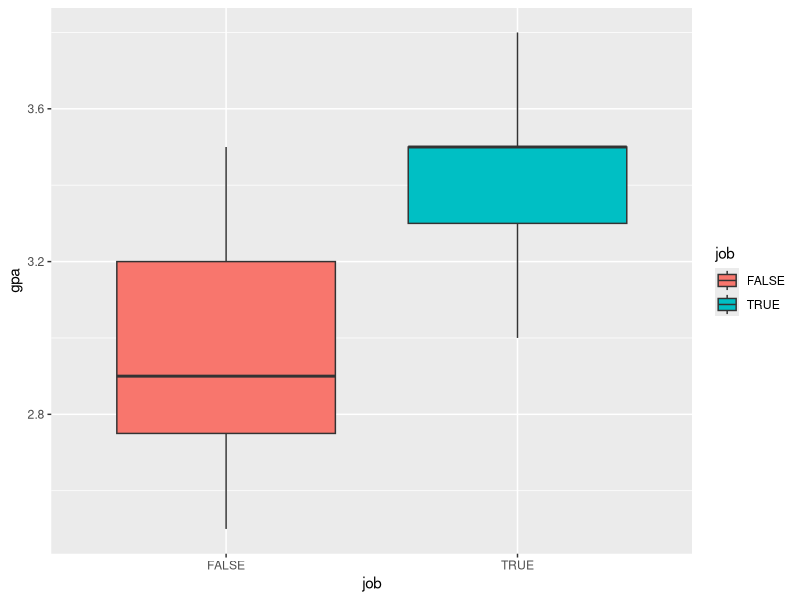
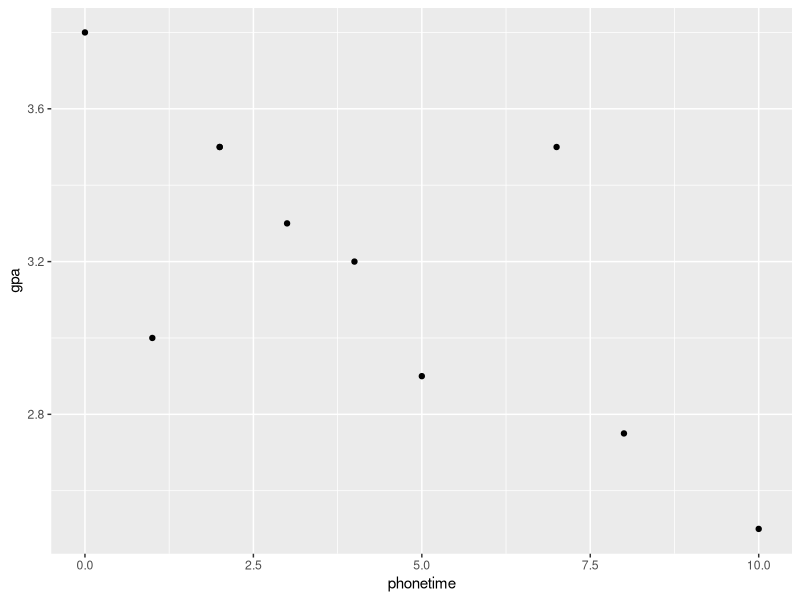
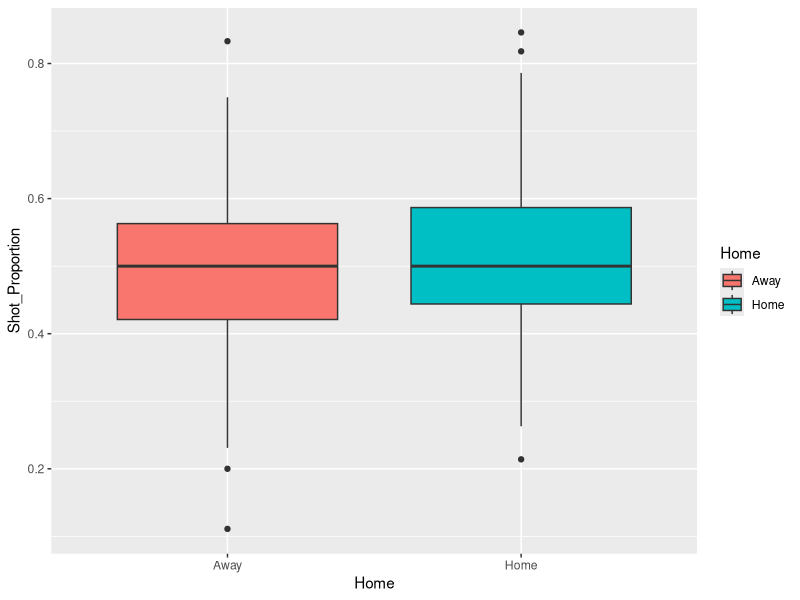
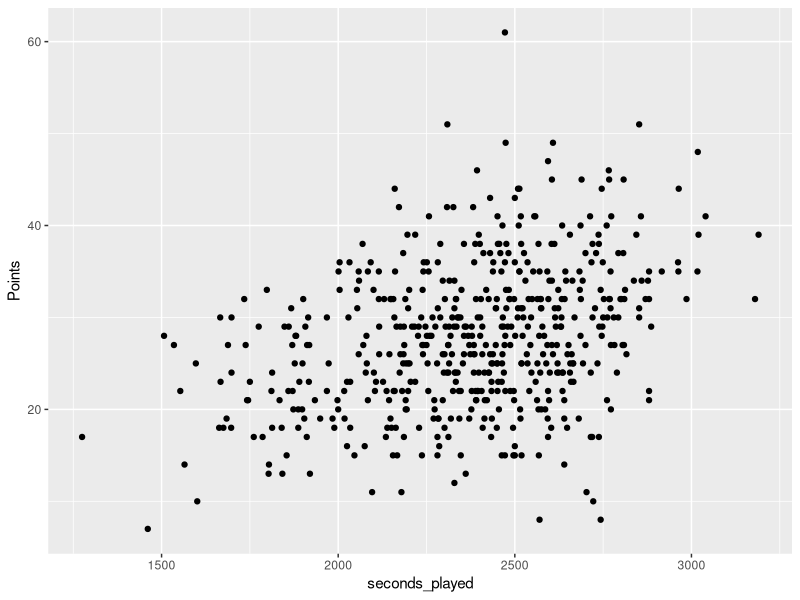

The R script that drew these images, in order:
## ---- chunk 1
knitr::opts_chunk$set(echo = TRUE)

#  Before you start, load the tidyverse.  
library(tidyverse)


## ---- chunk 2
# Write lines of R code to do the following tasks.
# Include comments describing what you are doing.

# First, create the five vectors below:
ID <-seq(1:10)
year<-c("soph","Jr", "Sr", "Sr", "Jr", "Soph", "Soph", "Sr", "Jr", "Sr")
phonetime<-c(8, 2, 4, 7, 2, 1, 10, 3, 5, NA)
gpa<-c(2.75, 3.5, 3.2, 3.5, 3.5, 3, 2.5, 3.3, 2.9, 3.8)
job<-c(FALSE, TRUE, FALSE, TRUE, FALSE, TRUE, FALSE, TRUE, FALSE, TRUE)


# Create the Students data frame next:
students<-data.frame(ID,year,phonetime,gpa,job)


# Use an R function to remove the five vectors from the global environment
remove(ID,year,phonetime,gpa,job)

# Print the data frame, by typing Students. You should see a 'tibble' of the data file.
students

## ---- chunk 3
# mean 
mean(students$gpa)
mean(students$phonetime)
# median
median(students$gpa)
median(students$phonetime)
## we get NA for mean and median of phonetime, replace NA with 0
students[is.na(students)]<-0
students
## repeat mean and median calculation above

## ---- chunk 4

table(students$year)


## ---- chunk 5

table(students$job)
## Among 10 students, there are 5 students who have job
## proportion = 5/10 = 50%

## ---- chunk 6

# load ggplot2
library(ggplot2)

#  Use ggplot to make a boxplot of gpa by job.  
#  Include fill=job inside geom_boxplot() so the boxplots are different colors.
ggplot(data=students,
       mapping=aes(x=job, y=gpa,fill=job))+
  geom_boxplot()

## ---- chunk 7
# Use ggplot to make a scatterplot of gpa by phonetime.
ggplot(data=students,
       mapping=aes(x=phonetime,y=gpa))+
  geom_point()

## ---- chunk 8

## load readr and save csv file as data1
library(readr)
data1 <- read_csv("Lebron James.csv")
View(data1)

## save it as a tibble
tibble(data1)

## print first 10 rows 
head(data1,10)
## or
print(data1[1:10])


## ---- chunk 9

## 5 number summary using aggregate()
diff_min<-aggregate(data1$Shot_Proportion,list(HOME=data1$Home),fivenum)

#or
home<-subset(data1,data1$Home=="Home")
away<-subset(data1,data1$Home=="Away")
fivenum(home$Shot_Proportion)
fivenum(away$Shot_Proportion)

## draw a side-by-side ox plot
ggplot(data=data1,
       mapping=aes(x=Home,y=Shot_Proportion,fill=Home))+
  geom_boxplot()


## ---- chunk 10
# Make a scatterplot of Points by time_played.
# Need to convert minutes played from a string to a number (in seconds). 
# Use the code below for the conversion

data1 <- data1 %>% 
  mutate(time = lubridate::ms(substr(Minutes_Played, 1, 5)),
         seconds_played = lubridate::period_to_seconds(time))
  
  

#  Create the scatterplot:

ggplot(data=data1,
       mapping=aes(x=seconds_played,y=Points))+
  geom_point()


#  Use the function cor.test(xvector, yvector) to help assess the relationship

cor.test(data1$seconds_played,data1$Points)

